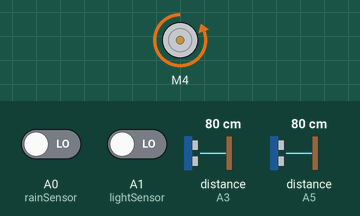
Simulated run of this sketch. Board: Arduino Uno, built with avr-gcc and run on an emulated ATmega328P. Shown: DC motor (green arrow = forward, orange = backward, longer = faster). Wiring (inferred from the names in the program): ultrasonic range finder: trigger A2; echo A3. The inputs (shaded band) are chosen by the test bench; at power-on: distance to the obstacle (sensors on A3, A5) 80 cm, A0 (rainSensor) LOW, A1 (lightSensor) LOW. The echo pulse lasts 58.3 µs per cm; storage starts empty; the audio player accepts every command and is not drawn.

Above: at 0.8 s.
0.9 s: distance to the obstacle (sensor on A3) set to 23 cm
2.4 s: distance to the obstacle (sensor on A3) set to 18 cm
At 3.6 s:
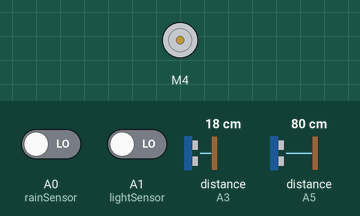
3.9 s: distance to the obstacle (sensor on A3) set to 35 cm
At 6.0 s:
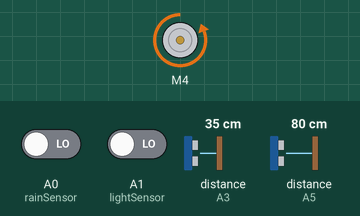
6.9 s: distance to the obstacle (sensor on A3) set to 2 cm
At 8.1 s:
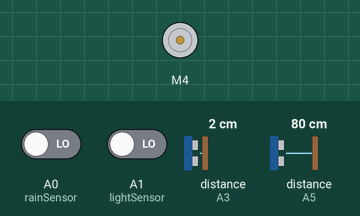
8.4 s: A0 (rainSensor) driven HIGH
At 10.7 s:
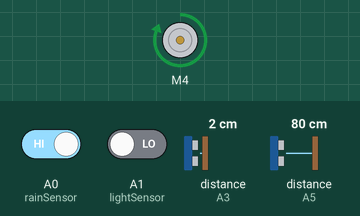
Timing chart, 0 to 12.2 s (numbered marks = the images above; inputs shaded):
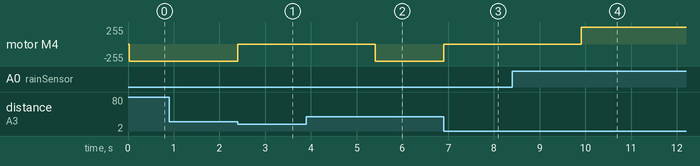

Measured:
- the behaviour switches between 22 and 21 cm on distance to the obstacle (sensor on A3) (found by bisection; images 0 and 1)
- after the input at 0.9 s, every drawn part: stays the same
- after the input at 2.4 s, motor M4: backward 255/255 → stopped at once
- after the input at 3.9 s, motor M4: stopped → backward 255/255 after 1.5 s
- after the input at 6.9 s, motor M4: backward 255/255 → stopped at once
- after the input at 8.4 s, motor M4: stopped → forward 255/255 after 1.5 s

The sketch:

GianPhoiThongMinh_Ver2.0.ino
```cpp
#include <AFMotor.h>
#include <SD.h>
#include <TMRpcm.h>
#define SD_ChipSelectPin 7
AF_DCMotor motor(4, MOTOR12_64KHZ); //create motor #1 using M1 output on Motor Drive Shield, set to 64kHz PWM frequency

TMRpcm tmrpcm;
const int rainSensor = A0 ;
const int lightSensor = A1;
const int trigIn = A2;
const int echoIn = A3;
const int trigOut = A4;
const int echoOut = A5;

int distanceIn(int trig, int echo){
  unsigned long duration; // biến đo thời gian
  int distance;           // biến lưu khoảng cách

  /* Phát xung từ chân trig */
  digitalWrite(trig, LOW); // tắt chân trig
  delayMicroseconds(2);
  digitalWrite(trig, HIGH); // phát xung từ chân trig
  delayMicroseconds(5);   // xung có độ dài 5 micro giây
  digitalWrite(trig, LOW); // tắt chân trig

  /* Tính toàn thời gian */
  // Đo độ rộng xung HIGH ở chân echo
  duration = pulseIn(echo, HIGH);
  // Tính khoảng cách đến vật (cm)
  distance = int(duration/2/29.412);
  return distance;
}

int distanceOut(int trig, int echo){
  unsigned long duration; // biến đo thời gian
  int distance;           // biến lưu khoảng cách

  /* Phát xung từ chân trig */
  digitalWrite(trig, LOW); // tắt chân trig
  delayMicroseconds(2);
  digitalWrite(trig, HIGH); // phát xung từ chân trig
  delayMicroseconds(5);   // xung có độ dài 5 micro giây
  digitalWrite(trig, LOW); // tắt chân trig

  /* Tính toàn thời gian */
  // Đo độ rộng xung HIGH ở chân echo
  duration = pulseIn(echo, HIGH);
  // Tính khoảng cách đến vật (cm)
  distance = int(duration/2/29.412);
  return distance;
}

bool checkLightDark(int lightSensor){
  // Trả về TRUE khi trời tối, FALSE khi trời sáng
  return digitalRead(lightSensor);
}

bool checkRain(int rainSensor){
  // Trả về TRUE khi trời không mưa, FALSE khi trời mưa
  return digitalRead(rainSensor);
}

void keoRa(){
  motor.setSpeed(255);
  while(distanceOut(trigOut, echoOut)>20){
    motor.run(FORWARD);
  }
  motor.run(RELEASE);
  delay(3000);
}

void keoVao(){
  motor.setSpeed(255);
  while(distanceIn(trigIn, echoIn)>20){
    motor.run(BACKWARD);
  }
  motor.run(RELEASE);
  delay(3000);
}

void setup(){
  pinMode(lightSensor, INPUT);
  pinMode(rainSensor, INPUT);
  pinMode(trigIn, OUTPUT);
  pinMode(echoIn, INPUT);
  pinMode(trigOut, OUTPUT);
  pinMode(echoOut, INPUT);

  tmrpcm.speakerPin = 9;
  if(!SD.begin(SD_ChipSelectPin)){
    return;
  }
  tmrpcm.setVolume(6);
  motor.setSpeed(255);
  keoVao();
}
void loop(){
  if(checkLightDark(lightSensor) == 0 && checkRain(rainSensor) == 1){
    tmrpcm.play("keora.wav");
    keoRa();
  } else {
    tmrpcm.play("keovao.wav");
    keoVao();
  }
}
```
